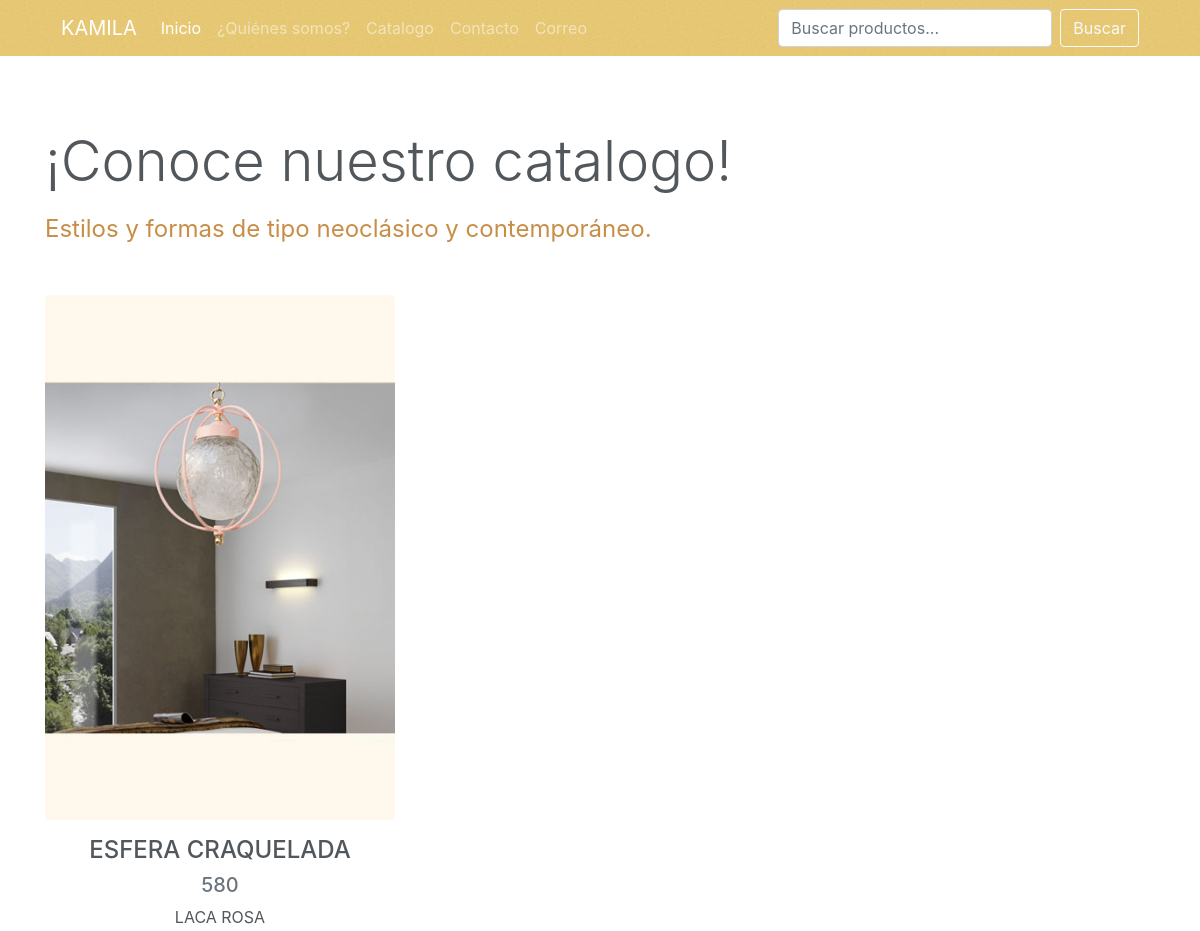
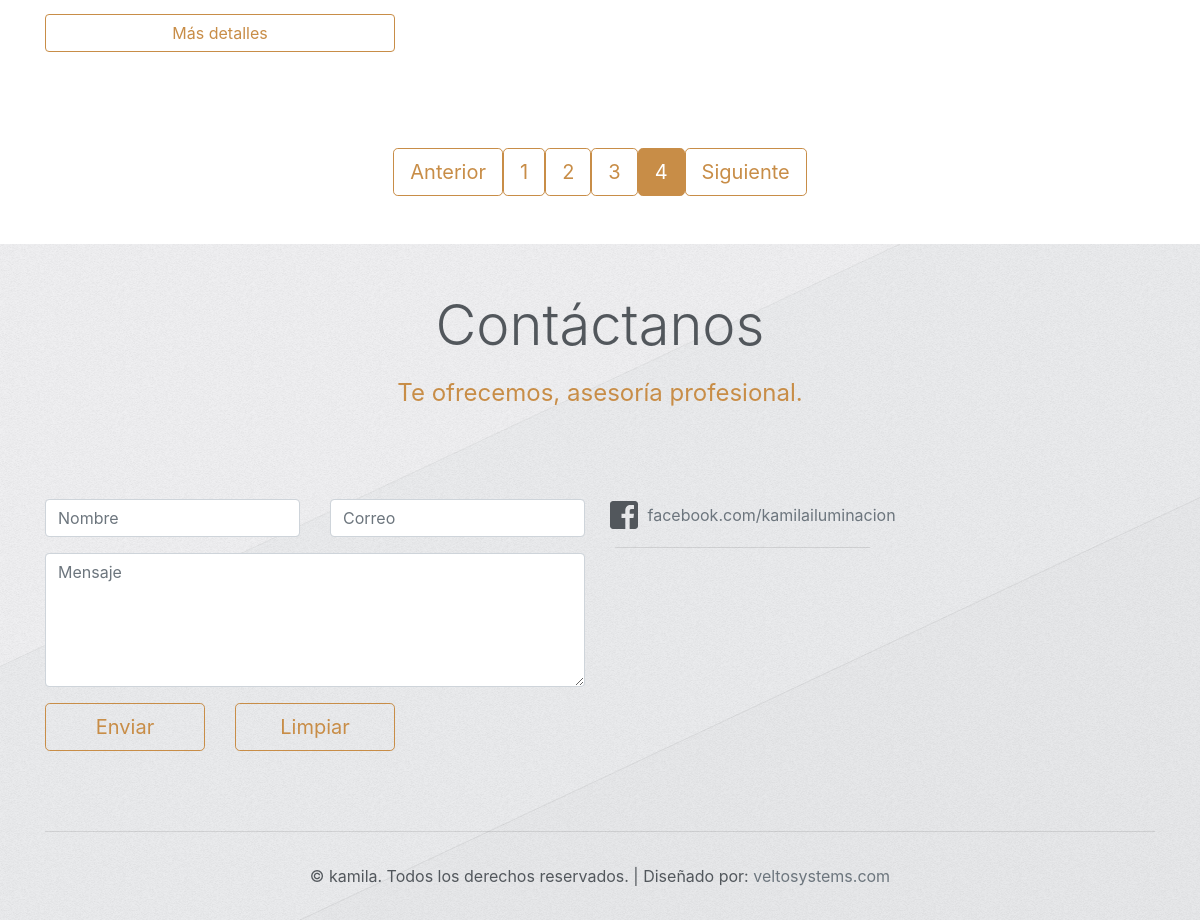
Page /protected/php/catalogo.php?pag=4? on the committed database (2 pictures, top to bottom).
### tables this page shows
CREATE TABLE `catProd` (
	`id`	,
	`nomObj_catProd`	,
	`mod_catProd`	,
	`catEst_catProd`	,
	`mat_catProd`	,
	`diam_catProd`	,
	`alt_catProd`	,
	`detalles_catProd`	,
	`exitencia_catProd`	,
	`activo_catProd`	,
	`precio_catProd`	,
	`imgCat_catProd`	,
	`imgDesCat_catProd`	,
	`imgDibujoTec_catProd`	,
	`idUsr_catProd`	,
	`fechaH_catProd`	,
	`links_mercado_catProd`	
);

### protected/php/catImagenes.php (the view, shortened to what this page needs)
<?php
if (empty($_GET['pag'])) {
	$pag = 1;
}else{
	$pag = $_GET['pag'];
}
	$con = new SQLite3("../data/catalogo.db") or die("Problemas para conectar!");
	$cpm = 9;
	$pag = (int)$pag;
	$cs2 = $con -> query("SELECT * FROM catProd WHERE catEst_catProd = '1' AND activo_catProd = '1' LIMIT ($pag-1) * $cpm,$cpm");
	while ($resul2 = $cs2 -> fetchArray()) {
		$idProducto = $resul2['id'];
		$nomObjeto = $resul2['nomObj_catProd'];
		$modelo = $resul2['mod_catProd'];
		$material = $resul2['mat_catProd'];
		$imgCat = $resul2['imgCat_catProd'];
		echo'<div class="col-12 col-sm-6 col-md-4">
				<a href="../catDetalles/kamila.aspx?idProducto='.$idProducto.'">
				<img src="../catalogo/img/c/'; echo $imgCat.'" class="img-fluid rounded mx-auto d-block mb-3">
				</a>
				<h4 class="text-center">'; echo $nomObjeto.'</h4>
				<h5 class="text-center text-muted">'; echo $modelo.'</h5>
				<p class="text-center">'; echo $material.'</p>
				<a href="../catDetalles/kamila.aspx?idProducto='.$idProducto.'" class="btn btn-outline-secondary mx-auto d-block mb-5" role="button">Más detalles</a>
			</div>
		';
	}
 ?>

### css/style.css (style rules this page uses)
body { color: #52575C; }
.btn-outline-secondary { color: #C88D47; border-color: #C88D47; }

### rows in the picture
catprod: imgCat_catProd (picture), nomObj_catProd "ESFERA CRAQUELADA", mod_catProd "580", mat_catProd "LACA ROSA"
